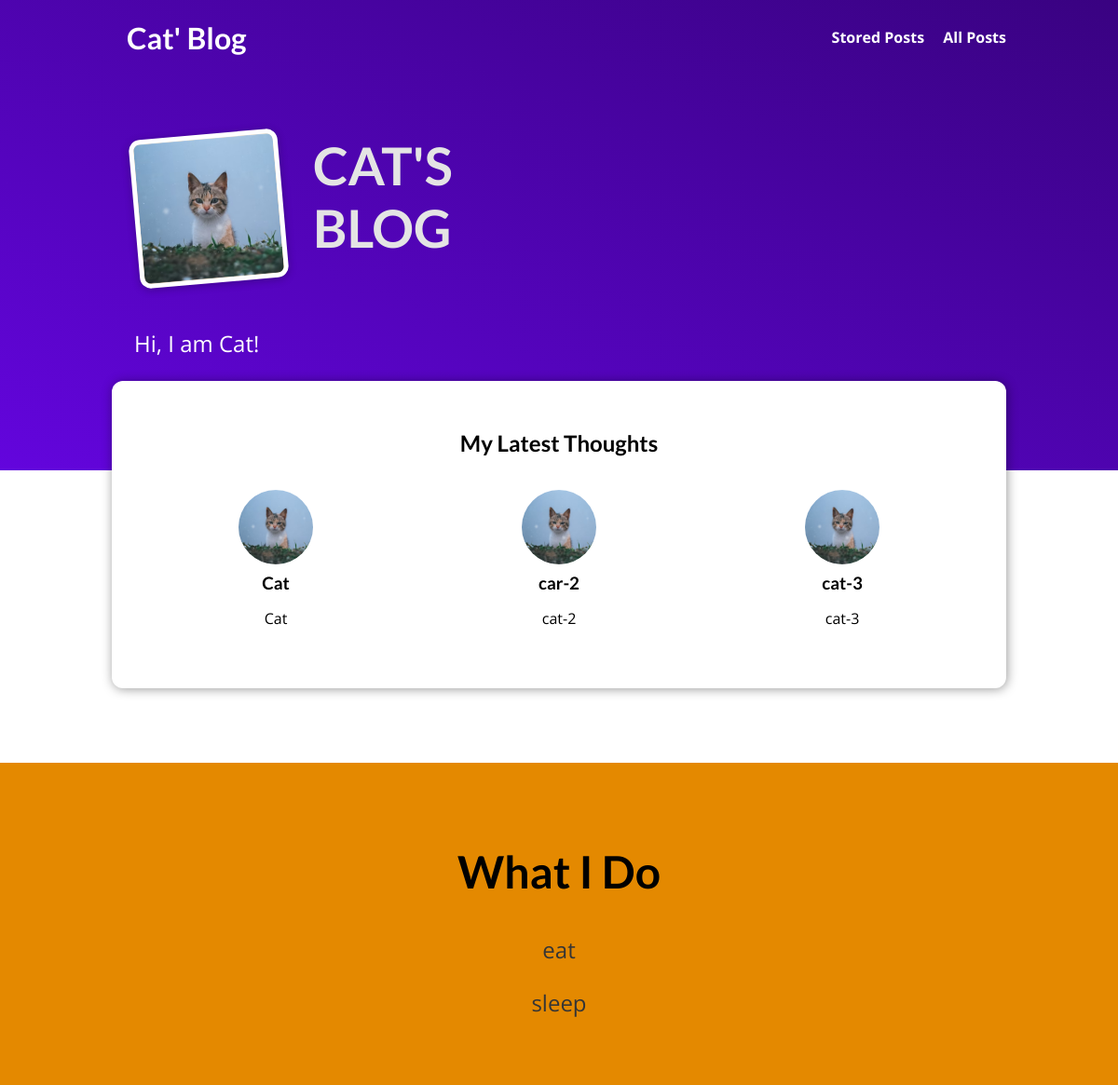
The page / on the database its author committed.
### blog/models.py (models this page shows, shortened)
class Post(models.Model):
    title = models.CharField(max_length=150)
    excerpt = models.CharField(max_length=200)
    image = models.ImageField(upload_to='posts', null=True)
    date = models.DateField(auto_now=True)
    slug = models.SlugField(unique=True, db_index=True)
    content = models.TextField(validators=[MinLengthValidator(10)])
    author = models.ForeignKey(Author, on_delete=models.SET_NULL, null=True, related_name="posts")
    tags = models.ManyToManyField(Tag)

### blog/views.py (the view)
# urls.py: path("", views.StartingPageView.as_view(), name="starting-page"),
class StartingPageView(ListView):
    template_name = "blog/index.html"
    model = Post
    ordering = ["-date"]
    context_object_name = "posts"
    def get_queryset(self):
        queryset = super().get_queryset()
        data = queryset[:3]
        return data

### blog/templates/blog/index.html (shortened to what this page needs)
{% extends "layout.html" %}
{% load static %}
{% block css_files %}
  <link rel="stylesheet" href="{% static "blog/post.css" %}" />
  <link rel="stylesheet" href="{% static "blog/index.css" %}" />
{% endblock %}
{% block content %}
<section id="welcome">
  <header>
    <img src="{% static "blog/images/cat.jpeg" %}" alt="Max - The Author Of This Blog" />
    <h2>CAT'S BLOG</h2>
  </header>
  <p>Hi, I am Cat!</p>
</section>
<section id="latest-posts">
  <h2>My Latest Thoughts</h2>
  <ul>
    {% for post in posts %}
      {% include "blog/includes/post.html" %}
    {% endfor %}
  </ul>
</section>
<section id="about">
  <h2>What I Do</h2>
  <p>
   eat
  </p>
  <p>
   sleep
  </p>
</section>
{% endblock %}

### blog/templates/blog/includes/post.html
<li>
  <article class="post">
    <a href="{% url "post-detail-page" post.slug %}">
      <img src="{{ post.image.url }}" alt="{{ post.title }}"
      />
      <div class="post__content">
        <h3>{{ post.title }}</h3>
        <p>
          {{ post.excerpt }}
        </p>
      </div>
    </a>
  </article>
</li>

### static/app.css (style rules this page uses)
* { box-sizing: border-box; }
html { font-family: 'Open Sans', 'Lato', sans-serif; }
body { margin: 0; }
h1, h2, h3 { font-family: 'Lato', sans-serif; font-weight: bold; }

### blog/static/blog/post.css (style rules this page uses)
.post { display: flex; flex-direction: column; align-items: center; text-align: center; }
.post a { text-decoration: none; color: black; transition: all 0.2s ease; padding: 1rem; }
.post img { width: 5rem; height: 5rem; object-fit: cover; border-radius: 50%; }
.post h3 { margin: 0.25rem 0; }

### blog/static/blog/index.css (style rules this page uses)
#welcome { background: linear-gradient(to right top, #6305dd, #390281); padding: 6rem 12%; }
#welcome header { display: flex; align-items: flex-start; margin: 3rem auto; }
#welcome img { width: 10rem; height: 10rem; object-fit: cover; object-position: top; border: 5px solid white; border-radius: 12px; background-color: #ffe1bf; transform: rotateZ(-5deg); box-shadow: 0 2px 8px rgba(0, 0, 0, 0.25); }
#welcome h2 { font-size: 3.5rem; margin: 0 0 0 2rem; color: #e4e4e4; width: 10rem; }
#welcome p { color: white; font-size: 1.5rem; }
#latest-posts { background-color: white; padding: 2rem; border-radius: 12px; width: 60rem; margin: -6rem auto 2rem auto; box-shadow: 1px 1px 12px rgba(0, 0, 0, 0.4); }
#latest-posts h2 { text-align: center; }
#latest-posts ul { list-style: none; margin: 0; padding: 0; display: flex; gap: 1rem; }
#latest-posts li { flex: 1; }
#about { text-align: center; padding: 3rem; background-color: #e48900; margin-top: 5rem; }
#about h2 { font-size: 3rem; }
#about p { font-size: 1.5rem; color: #353535; }

### rows shown on the page
Post: image (picture), title "Cat", excerpt "Cat"
Post: image (picture), title "car-2", excerpt "cat-2"
Post: image (picture), title "cat-3", excerpt "cat-3"
